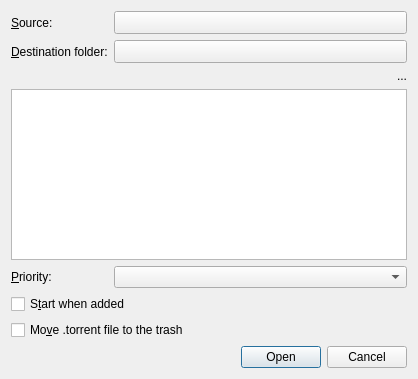
<?xml version="1.0" encoding="UTF-8"?>
<ui version="4.0">
 <class>OptionsDialog</class>
 <widget class="QDialog" name="OptionsDialog">
  <property name="geometry">
   <rect>
    <x>0</x>
    <y>0</y>
    <width>418</width>
    <height>379</height>
   </rect>
  </property>
  <layout class="QGridLayout" name="dialogLayout">
   <item row="0" column="0">
    <widget class="QLabel" name="sourceLabel">
     <property name="text">
      <string>&amp;Source:</string>
     </property>
     <property name="buddy">
      <cstring>sourceButton</cstring>
     </property>
    </widget>
   </item>
   <item row="0" column="1">
    <widget class="QStackedWidget" name="sourceStack">
     <property name="sizePolicy">
      <sizepolicy hsizetype="Preferred" vsizetype="Fixed">
       <horstretch>0</horstretch>
       <verstretch>0</verstretch>
      </sizepolicy>
     </property>
     <widget class="PathButton" name="sourceButton"/>
     <widget class="QLineEdit" name="sourceEdit"/>
    </widget>
   </item>
   <item row="1" column="0">
    <widget class="QLabel" name="destinationLabel">
     <property name="text">
      <string>&amp;Destination folder:</string>
     </property>
     <property name="buddy">
      <cstring>destinationButton</cstring>
     </property>
    </widget>
   </item>
   <item row="1" column="1">
    <widget class="QStackedWidget" name="destinationStack">
     <property name="sizePolicy">
      <sizepolicy hsizetype="Preferred" vsizetype="Fixed">
       <horstretch>0</horstretch>
       <verstretch>0</verstretch>
      </sizepolicy>
     </property>
     <widget class="PathButton" name="destinationButton"/>
     <widget class="QComboBox" name="destinationCombo">
      <property name="editable">
       <bool>true</bool>
      </property>
      <property name="insertPolicy">
       <enum>QComboBox::NoInsert</enum>
      </property>
     </widget>
    </widget>
   </item>
   <item row="2" column="1">
    <widget class="FreeSpaceLabel" name="freeSpaceLabel">
     <property name="text">
      <string notr="true">...</string>
     </property>
     <property name="alignment">
      <set>Qt::AlignRight|Qt::AlignTrailing|Qt::AlignVCenter</set>
     </property>
    </widget>
   </item>
   <item row="3" column="0" colspan="2">
    <widget class="FileTreeView" name="filesView"/>
   </item>
   <item row="4" column="0">
    <widget class="QLabel" name="priorityLabel">
     <property name="text">
      <string>&amp;Priority:</string>
     </property>
     <property name="buddy">
      <cstring>priorityCombo</cstring>
     </property>
    </widget>
   </item>
   <item row="4" column="1">
    <widget class="QComboBox" name="priorityCombo"/>
   </item>
   <item row="5" column="0" colspan="2">
    <widget class="QCheckBox" name="startCheck">
     <property name="text">
      <string>S&amp;tart when added</string>
     </property>
    </widget>
   </item>
   <item row="6" column="0" colspan="2">
    <widget class="QCheckBox" name="trashCheck">
     <property name="text">
      <string>Mo&amp;ve .torrent file to the trash</string>
     </property>
    </widget>
   </item>
   <item row="7" column="0" colspan="2">
    <widget class="QDialogButtonBox" name="dialogButtons">
     <property name="orientation">
      <enum>Qt::Horizontal</enum>
     </property>
     <property name="standardButtons">
      <set>QDialogButtonBox::Cancel|QDialogButtonBox::Open</set>
     </property>
    </widget>
   </item>
  </layout>
 </widget>
 <customwidgets>
  <customwidget>
   <class>FileTreeView</class>
   <extends>QTreeView</extends>
   <header>FileTreeView.h</header>
  </customwidget>
  <customwidget>
   <class>FreeSpaceLabel</class>
   <extends>QLabel</extends>
   <header>FreeSpaceLabel.h</header>
  </customwidget>
  <customwidget>
   <class>PathButton</class>
   <extends>QToolButton</extends>
   <header>PathButton.h</header>
  </customwidget>
 </customwidgets>
 <resources/>
 <connections/>
</ui>
